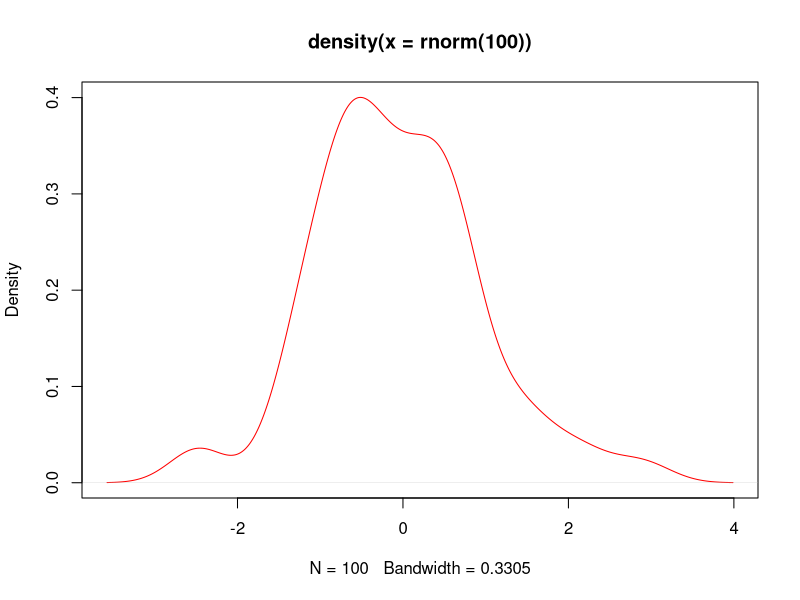
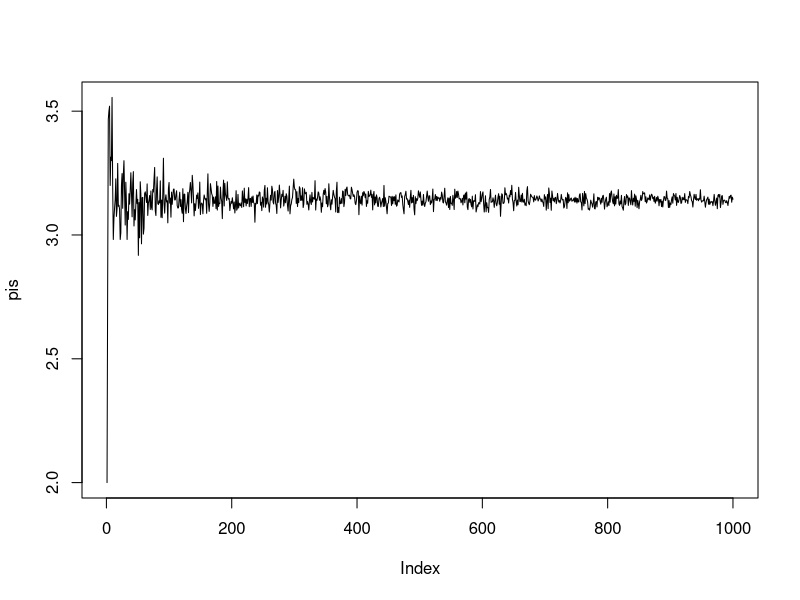
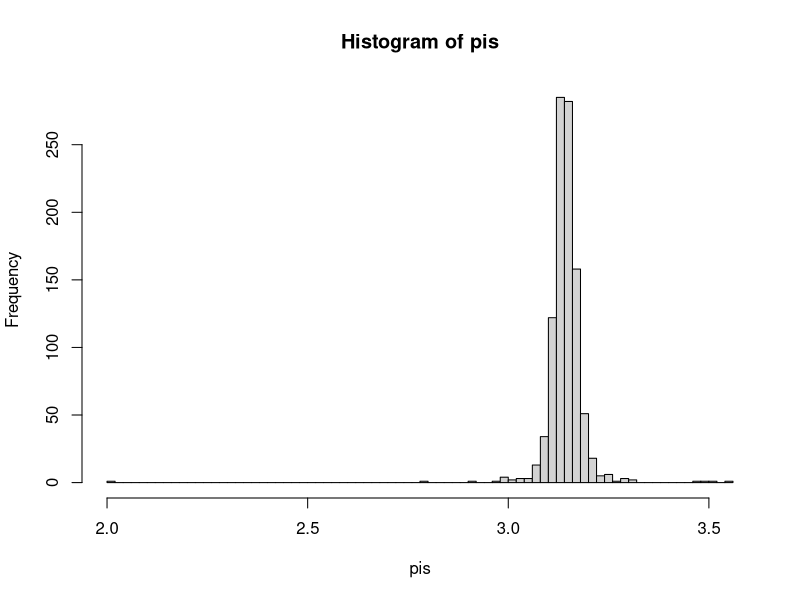
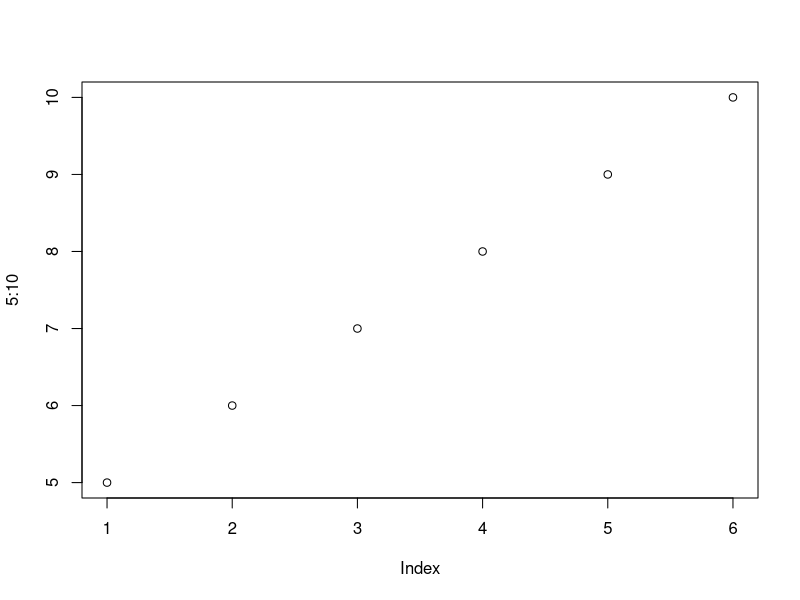
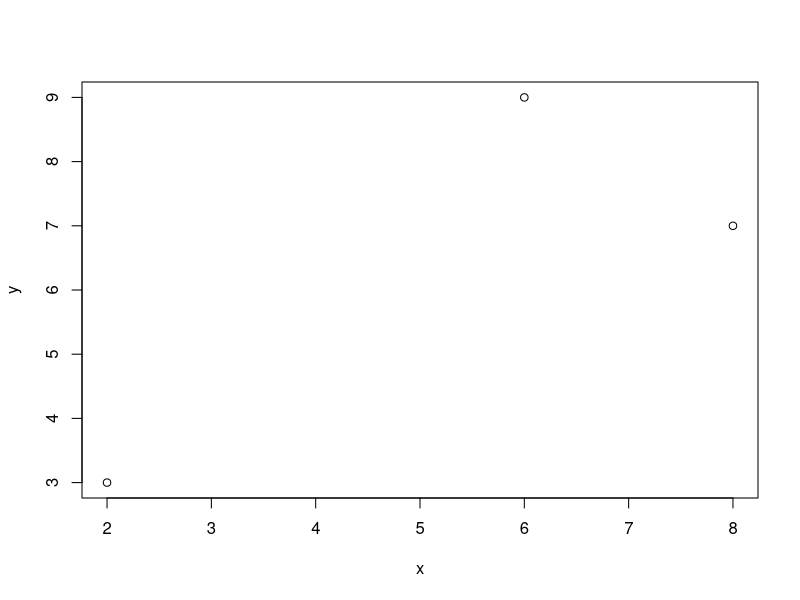
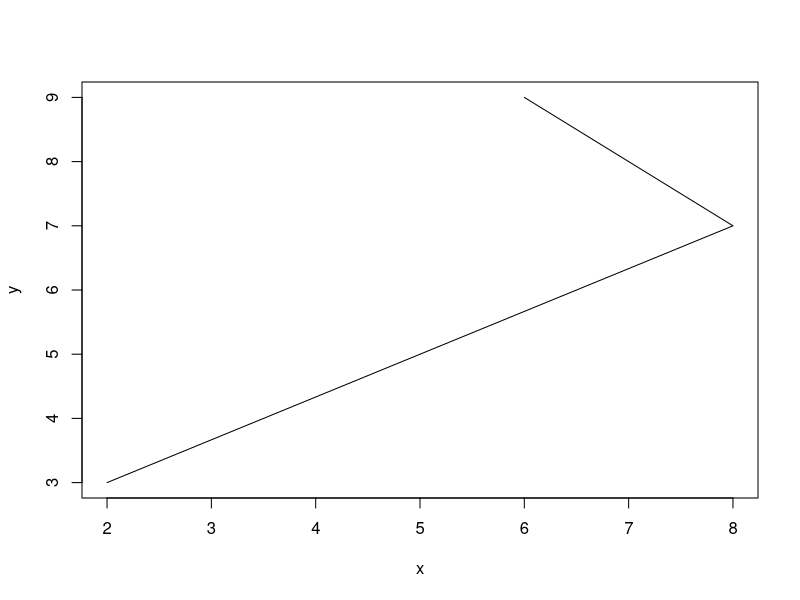
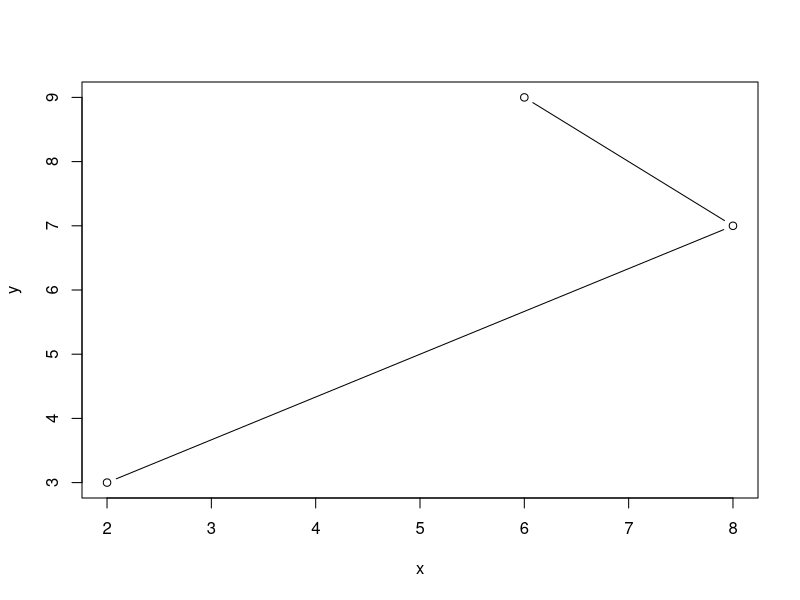
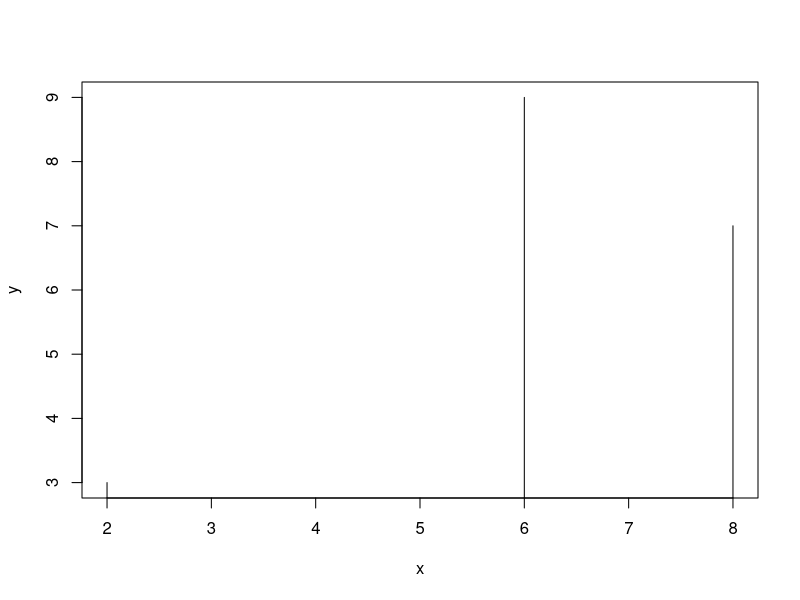

Write the R code that produced these figures, in order.
## ---- chunk 1
plot(density(rnorm(100)),col="red")
## ---- chunk 2
x=5
x<-5
assign("x",5)
x
## ---- chunk 3
x<-c(1,3,6,7);
## ---- chunk 4
char<-c("8","edge","turn8k");
logic<-c(TRUE,FALSE,TRUE,FALSE)
## ---- chunk 5
dynam<-c(8,"dds", TRUE)
dynam<-c(1,0,1,1,TRUE)
dynam
## ---- chunk 6
log(x,10)
## ---- chunk 7
log(base=10,x)
## ---- chunk 8
x=10
x<5
## ---- chunk 9
x>5
## ---- chunk 10
x==10
## ---- chunk 11
x^10
## ---- chunk 12
x=10/(5-5)
x
## ---- chunk 13
x<-c(2,4,5,3,-4,0)
x*5
## ---- chunk 14
y<-c(5,3)
x*y
## ---- chunk 15
z<-c(1,2,3,4)
x*z
## ---- chunk 16
length(x)
## ---- chunk 17
x<-c(3,4,6,-7,8)
mean = sum(x)/ length(x)
mean
## ---- chunk 18
x=2:10
y=5:1
z=-5:10
w=-5:-10
x
## ---- chunk 19
y
## ---- chunk 20
z
## ---- chunk 21
w
## ---- chunk 22
z=seq(2,5,.5)
x=seq(3,9.1,.1)
y=seq(9,3,-.2)
length(x)
## ---- chunk 23
length(y)
## ---- chunk 24
x*y
## ---- chunk 25
x=c("A","B","C")
rep(x,4)
## ---- chunk 26
x<-1:10
y<-x<=-5
mode(x)
## ---- chunk 27
mode(y)
## ---- chunk 28
mode(mode(x))
## ---- chunk 29
x=1:20
x[2]
## ---- chunk 30
x[0]
## ---- chunk 31
x[5:9]
## ---- chunk 32
x[c(3,7,8,9,20)]
## ---- chunk 33
x[-19]
## ---- chunk 34
x[-(1:6)]
## ---- chunk 35
x[x>10]
## ---- chunk 36
x[TRUE]
## ---- chunk 37
y=c(TRUE,FALSE)
x[y]
## ---- chunk 38
vector<-c()
v2<-c(TRUE,FALSE,TRUE,TRUE,FALSE,TRUE)
vector=c(v2,vector);
vector=c(F,vector);
x=1:3
x=c(5,x)
x
## ---- chunk 39
x=1:5
names(x)
## ---- chunk 40
names(x)<-c("Первый","Второй","Третий","Четвертый","Первый")
names(x)
## ---- chunk 41
x["Первый"]
## ---- chunk 42
log(3) == log(3, base=exp(1))
## ---- chunk 43
x=seq(5,100,.1)
x[length(x)]
## ---- chunk 44
x<-c(-10,2,78,34,-98,23,0,-8)
order(x)
## ---- chunk 45
sort(x)
## ---- chunk 46
sort(x) == x[order(x)]
## ---- chunk 47
a<-seq(-8,10,.5)
a
## ---- chunk 48
x=a[length(a):1]
x
## ---- chunk 49
y=c(a[1:round(length(a)/2)],99,a[(round(length(a)/2)+1):length(a)])
## ---- chunk 50
x=0:3
y=acos(cos(x))
x==y
## ---- chunk 51
x=c(sin(10),log(5,8),log(3,exp(1)),log(38.6,10),cos(pi+1), exp(1)^(cos(0)),atan(+Inf))
names(x)=c("sin(10)","log(5,8)","ln3","lg(38.6)","cos(pi+1)","e^cos(0)","arctn(+Inf)");
sort(x)
## ---- chunk 52
x=seq(-10,10,.01)
y=x[(x>-10 & x< -3) | (x>0 & x<6 & x!=3)]
## ---- chunk 53
f=c(rep("mouse",3),rep("rat",2),rep("fly",11))
f=rep(c("mouse","rat","fly"),c(3,2,11))
x=factor(f)
summary(x)
## ---- chunk 54
summary(f)
## ---- chunk 55
summary(1:10)
## ---- chunk 56
summary(1:10)[4]
## ---- chunk 57
dna=factor(rep(c("T","G","C","A"),c(16,38,6,10)))
ratio=summary(dna)/sum(summary(dna))
## ---- chunk 58
dna=factor(rep(c("T","G","C","A"),c(16,38,6,10)))
sample(dna)
## ---- chunk 59
dna
## ---- chunk 60
# sample(dna,size=84, replace=FALSE) 
# подобный код выдаст ошибку, т.к. мы просим создать выборку больше исходника
# а вот следующий код будет работать, т.к. replace=TRUE генерирует выборки любого 
# размера исходя из пропопрций элемнтов данной выборки
sample(dna,size=84, replace=TRUE)
## ---- chunk 61
sampledna=sample(c("A","T","G","C"), size=10000,replace=TRUE)
ratio=summary(factor(sampledna))/length(sampledna)
ratio2=summary(factor(dna))/length(dna)
ratio
## ---- chunk 62
ratio2
## ---- chunk 63
x=1:10
y=6:14
union(x,y)
## ---- chunk 64
intersect(x,y)
## ---- chunk 65
setdiff(x,y)
## ---- chunk 66
setdiff(y,x)
## ---- chunk 67
rm(list=ls())
## ---- chunk 68
cumsum(1:10)
## ---- chunk 69
dna2=sample(c("A","T","G","G","G","C"), size=3826513,replace=TRUE)
ratio=summary(factor(dna2))/length(dna2)
ratio
## ---- chunk 70
dna2=sample(c("A","T","G","C"), size=3826513,prob=c(.5/3,.5/3,.5,.5/3),replace=TRUE)
ratio=summary(factor(dna2))/length(dna2)
ratio
## ---- chunk 71
iris[iris$Species==c("setosa","virginica"),]
## ---- chunk 72
iris[iris$Species=="setosa" | iris$Species=="virginica",c("Petal.Length","Species")]
## ---- chunk 73
summary(factor(iris[(iris$Petal.Length>2 & iris$Petal.Length<6),"Species" ]))
## ---- chunk 74
my_func = function(p) 
  {
    x=p^2
    y=x^3
    print("result")
    return(c(x,y))
   
  }
my_func(2)
## ---- chunk 75
mathses = function(p,q)
  {
    result = c(p+q,log(p+q,10),exp(p+q))
    names(result) = c("summ", "log","exp")
    return(result)
  }
mathses(2,3)
## ---- chunk 76
mf = function(p)
  {
  
    if (p>0)
      {
        x=log(p)
        return(x)
      }
    else
      {
        return(NULL)      
      }
  }
mf(-1)
## ---- chunk 77
# gamma(x) gives !(x-1), we need to make function which makes true factorial
myfactorial = function(p) 
  {
    if (p>0 & p%%1==0)
      {return(gamma(p+1))}
    else
      {return(NULL)}
  }
  
  myfactorial(5)
## ---- chunk 78
 myfactorial = function(p) 
  {
    if (p>0 & p%%1==0)
      {return(gamma(p+1))}
    else
      {return(NULL)}
  }
  
  mydistribution = function(x,p)
    {
      if ( x>=0 & x%%1==0 & p<=1 & p>0 )
        {
          return(p*(1-p)^x)        
        }
      else
        {
          return(0)
        }
      
    }
mydistribution(3,.4)
## ---- chunk 79
y=c()
for (i in 1:100)
{
  x=i+2
  y=c(y,x)
}
y
## ---- chunk 80
l = list(1:10,-2:10,-9:-3,400:1000, 120:190)
mn=c()
for (i in 1:length(l))
  {
    mn=c(mn,mean(l[[i]]))
  }
mn
## ---- chunk 81
x=runif(100000,-1,1)
y=runif(100000,-1,1)

Pi=0
Nr=0
Ns=0
for (i in 1:100000)
{

if ((x[i]^2+y[i]^2)>1)
  { 
    Ns=Ns+1
  }
  else
  {
    Nr=Nr+1
  }
}
Pi=4*Nr/(Ns+Nr)
Pi
## ---- chunk 82
pis=c()
for (i in seq(10,10000,10))
    { x=runif(i,-1,1)
      y=runif(i,-1,1)
      z=table(x^2+y^2<=1)
      my_p=4*z[2]/i
      pis=c(pis,my_p)
    }
plot(pis,type="l")
## ---- chunk 83
hist(pis,nclas=100)
## ---- chunk 84
mean(pis)
## ---- chunk 85
l=list()
for (i in 1:length(iris[,1]))
  {
   v=c(iris[i,1],sum(iris[,1])-iris[i,1],iris[i,2],sum(iris[,2])-iris[i,2])
   dim(v)=c(2,2)
   l2=list(v)
   l=c(l,l2)
  }
l
## ---- chunk 86
apply(iris[,1:4],2,sum)
## ---- chunk 87
tapply(iris$Sepal.Length, iris$Species, sum)
## ---- chunk 88
x=c(2,8,6)
y=c(3,7,9)
plot(5:10)
## ---- chunk 89
plot(x,y)
## ---- chunk 90
plot(x,y, type="l")
## ---- chunk 91
plot(x,y, type="b")
## ---- chunk 92
plot(x,y,type="h")
## ---- chunk 93
plot(x,y,type="s", col=rgb(.90,.10,.10,.9))
## ---- chunk 94
plot(seq(-10,10,.01),sin(seq(-10,10,.01)), type="h")
## ---- chunk 95
plot(seq(-10,10,.01), sin(seq(-10,10,.01)), col=rgb(.90,.10,.10,.9), type="h", xlim=c(-20,20), ylim=c(-5,5))
## ---- chunk 96
plot(seq(-10,10,.01),sin(seq(-10,10,.01)), col=rgb(.90,.10,.10,.9), type="h", xlim=c(-20,20), ylim=c(-5,5),main="My first cos(x)",xlab="x",ylab="sin(x)")
## ---- chunk 97
plot(seq(-10,10,.01),sin(seq(-10,10,.01)), col=rgb(.90,.10,.10,.9), type="l", xlim=c(-20,20), ylim=c(-5,5),main="My first cos(x)",xlab="x",ylab="sin(x)",lwd=.4)
## ---- chunk 98
plot(seq(-10,10,.01),sin(seq(-10,10,.01)), col=rgb(.90,.10,.10,.9), type="l", xlim=c(-20,20), ylim=c(-5,5),main="My first cos(x)",xlab="x",ylab="sin(x)",lwd=4, lty=4)
## ---- chunk 99
plot(seq(-10,10,.01),sin(seq(-10,10,.01)), col=rgb(.90,.10,.10,.9), type="b", xlim=c(-20,20), ylim=c(-5,5),main="My first cos(x)",xlab="x",ylab="sin(x)",lwd=4, lty=4, pch=4)
## ---- chunk 100
####Линии

plot(seq(-10,10,.01),sin(seq(-10,10,.01)), type="l")
lines(seq(-10,10,.01),rep(c(0),2001), type="l", col="red")
## ---- chunk 101
x=(seq(-10,10,.01))
plot(x, (1-x^2)^.5, type="l",ylim=c(1,-1), xlim=c(-1,1))
lines(x, -((1-x^2)^.5))
lines(rep(c(0),401),seq(-2,2,.01))
lines(seq(-2,2,.01),rep(c(0),401))
## ---- chunk 102
#install.packages("ggplot2")
library(ggplot2)
## ---- chunk 103
str(mtcars)
## ---- chunk 104
ggplot(mtcars, aes(x = cyl, y = mpg)) +
  geom_point()
## ---- chunk 105
ggplot(mtcars, aes(x = factor(cyl), y = mpg)) +
  geom_point()
## ---- chunk 106
ggplot(mtcars, aes(x = wt, y = mpg)) +
  geom_point()
## ---- chunk 107
ggplot(mtcars, aes(x = wt, y = mpg, col = disp)) +
  geom_point()
## ---- chunk 108
ggplot(mtcars, aes(x = wt, y = mpg, size = disp)) +
  geom_point()
## ---- chunk 109
ggplot(diamonds, aes(x = carat, y = price)) + geom_point() + geom_smooth()
## ---- chunk 110
# The plot you created in the previous exercise
ggplot(diamonds, aes(x = carat, y = price)) +
  geom_point() +
  geom_smooth()
## ---- chunk 111
# Copy the above command but show only the smooth line
ggplot(diamonds, aes(x = carat, y = price)) +  geom_smooth()
## ---- chunk 112
# Copy the above command and assign the correct value to col in aes()
ggplot(diamonds, aes(x = carat, y = price, col=clarity)) +
  geom_smooth()
## ---- chunk 113
# Keep the color settings from previous command. Plot only the points with argument alpha.
ggplot(diamonds, aes(x = carat, y = price, col=clarity)) +
  geom_point(alpha = 0.4)
## ---- chunk 114
# Create the object containing the data and aes layers: dia_plot
dia_plot = ggplot(diamonds, aes(x = carat, y = price))

# Add a geom layer with + and geom_point()

dia_plot + geom_point()
## ---- chunk 115
# Add the same geom layer, but with aes() inside

dia_plot + geom_point(aes(col=clarity))
